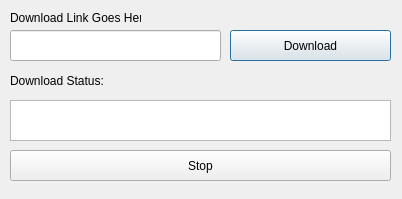
<?xml version="1.0" encoding="UTF-8"?>
<ui version="4.0">
 <class>YoutubeDl</class>
 <widget class="QDialog" name="YoutubeDl">
  <property name="geometry">
   <rect>
    <x>0</x>
    <y>0</y>
    <width>402</width>
    <height>199</height>
   </rect>
  </property>
  <property name="windowTitle">
   <string>YoutubeDl</string>
  </property>
  <widget class="QLineEdit" name="link">
   <property name="geometry">
    <rect>
     <x>10</x>
     <y>30</y>
     <width>211</width>
     <height>31</height>
    </rect>
   </property>
  </widget>
  <widget class="QPushButton" name="download">
   <property name="geometry">
    <rect>
     <x>230</x>
     <y>30</y>
     <width>161</width>
     <height>31</height>
    </rect>
   </property>
   <property name="text">
    <string>Download</string>
   </property>
  </widget>
  <widget class="QTextBrowser" name="status">
   <property name="geometry">
    <rect>
     <x>10</x>
     <y>100</y>
     <width>381</width>
     <height>41</height>
    </rect>
   </property>
  </widget>
  <widget class="QLabel" name="label">
   <property name="geometry">
    <rect>
     <x>10</x>
     <y>70</y>
     <width>121</width>
     <height>21</height>
    </rect>
   </property>
   <property name="text">
    <string>Download Status: </string>
   </property>
  </widget>
  <widget class="QPushButton" name="pushButton">
   <property name="geometry">
    <rect>
     <x>10</x>
     <y>150</y>
     <width>381</width>
     <height>31</height>
    </rect>
   </property>
   <property name="text">
    <string>Stop</string>
   </property>
  </widget>
  <widget class="QLabel" name="label_2">
   <property name="geometry">
    <rect>
     <x>10</x>
     <y>10</y>
     <width>131</width>
     <height>16</height>
    </rect>
   </property>
   <property name="text">
    <string>Download Link Goes Here</string>
   </property>
  </widget>
 </widget>
 <layoutdefault spacing="6" margin="11"/>
 <resources/>
 <connections/>
</ui>
